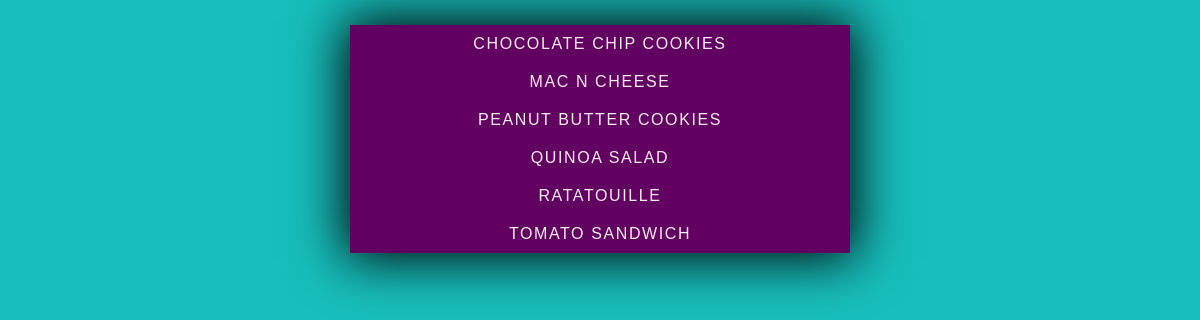
Before: / with the older database file.
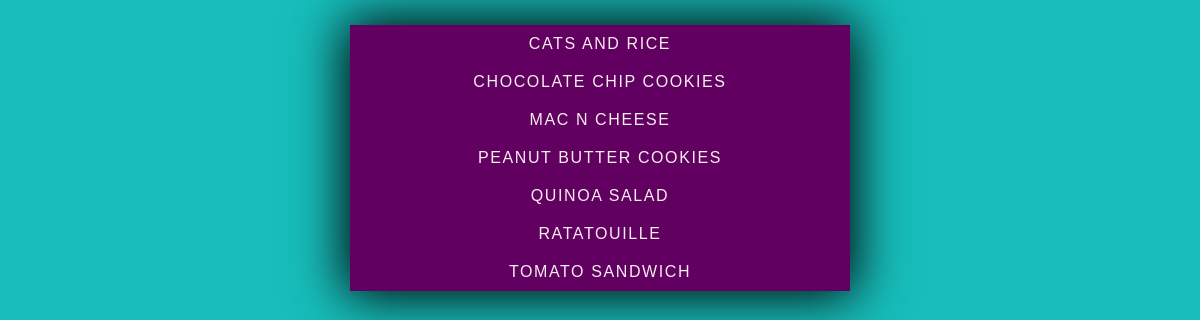
After: the same page with the newer database file.
### homepage/models.py (models this page shows, shortened)
class Recipe(models.Model):
    title = models.CharField(max_length=50)
    author = models.ForeignKey(Author, on_delete=models.CASCADE)
    description = models.TextField()
    time_required = models.CharField(max_length=50)
    instructions = models.TextField()
    class Meta:
        ordering = ('title',)

### homepage/views.py (the view)
# urls.py: path('', index),
def index(request):
    my_recipes = Recipe.objects.all()
    return render(request, "index.html", {"recipes": my_recipes, "title": " Recipes"})

### templates/index.html (shortened to what this page needs)
{% load static %}
<!DOCTYPE html>
<html lang="en">
  <head>
    <link rel="stylesheet" href="{% static 'css/style.css' %}" />
  </head>
  <body>
    <div class="card">
      <ul>
        {% for recipe in recipes %}
        <li>
          <a class="bar" href="/recipe/{{ recipe.id }}/">{{ recipe.title }} </a>
        </li>
        {% endfor %}
      </ul>
    </div>
  </body>
</html>

Changed rows visible on the page:
added Recipe: title "CATS AND RICE"
